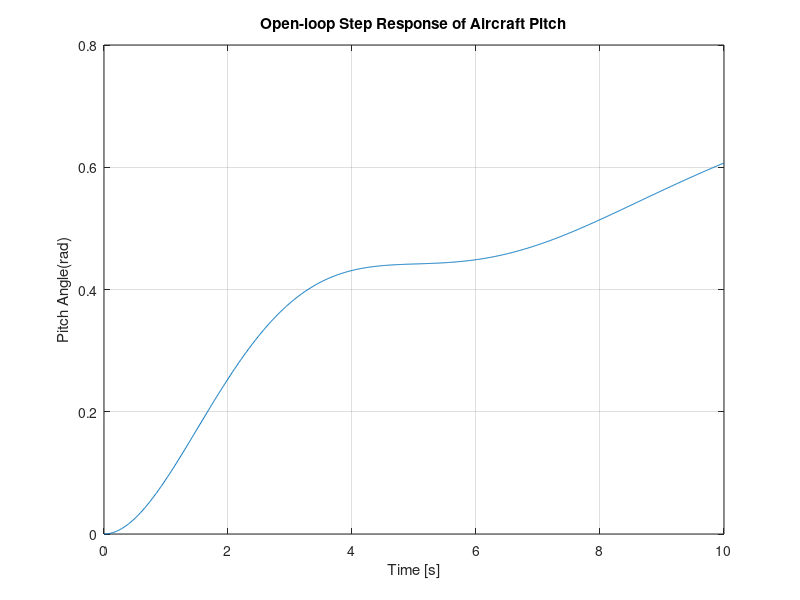
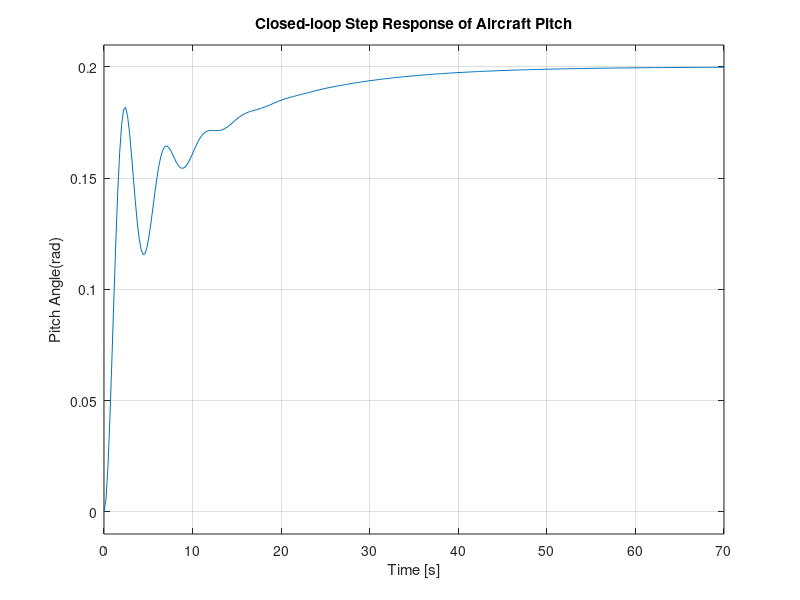

Source code (MATLAB) for these figures, in order: (Note: this script raises an error after producing the figures.)
%% EE 471 Final Project: Aircraft Pitch
% 
%  Name: Brandon Serna, Grace Hutchison, Erik Perales
%  Student ID: 011956215
%  Date:  12/20/2020

%% Aircraft Pitch: System Modeling
clear clc 
close all
clearvars

% Transfer Function of the System
s = tf('s');
P_aircraft = (1.151*s + 0.1774)/(s^3 + .739*s^2 +0.921*s);
% Transfer Function of the aircraft pitch system

inputs = {'S(delta)'};
outputs = {'theta'};

set(P_aircraft,'InputName',inputs)
set(P_aircraft,'OutputName',outputs)

P_aircraft

%%
% State-Space Representation of the System

A = [ -0.313   56.7 0;
      -0.0139 -0.426 0;
           0   56.7 0];
% System Matrix

B = [0.232; 0.0203; 0];
% Input Matrix

C = [0 0 1];
% Output Matrix

D = 0;
% Feedforward Matrix

states = {'alpha' 'q' 'theta'};
inputs = {'S(delta)'};
outputs = {'theta'};
sys_ss = ss(A,B,C,D,'statename',states,'inputname',inputs,'outputname',outputs)
aircraft_pitch = tf(sys_ss)

%% Aircraft Pitch: System Analysis
clear clc 
close all
clearvars
s = tf('s');
P_aircraft = (1.151*s + 0.1774)/(s^3 + .739*s^2 +0.921*s)
% Transfer Function of the aircraft pitch system
%%
% Open-Loop Response

t = [0:0.01:10];
figure()
step(0.2*P_aircraft,t);
axis([0 10 0 0.8]);
ylabel('Pitch Angle(rad)');
title('Open-loop Step Response of Aircraft Pitch');
% Plots the open-loop step response of the system
Poles = pole(P_aircraft)
% Poles of the open-loop aircraft pitch system
Zeros = zero(P_aircraft)
% Zeros of the open-loop aircraft pitch system

%%
% Closed-Loop Response
cl_sys = feedback(P_aircraft,1)
% Closed-Loop TF of the aircraft pitch system
figure()
step(0.2*cl_sys);
ylabel('Pitch Angle(rad)');
title('Closed-loop Step Response of Aircraft Pitch');
Poles = pole(cl_sys)
Zeros = zero(cl_sys)
% Poles and zeros of the closed-loop aircraft pitch system
stepinfo(0.2*cl_sys)
%%
% Closed-Loop Response in Time Domain
s = tf('s');
R = 0.2/s;
% Step w/ a magnitude of 0.2
Ys = zpk(cl_sys*R);
% System Output due to a step
[r,p,k] = residue(0.2*[1.151 0.1774],[1 0.739 2.072 0.1774 0])
[num,den] = residue(r(1:2),p(1:2),k);
tf(num,den);
syms s
Ys = (0.2/s) - (0.0881/(s+0.08805)) - ((0.1121*s + 0.08071)/(s^2 + 0.6509*s +2.015));
% Partial Fraction Expansion of our system
yt = ilaplace(Ys)
% Calculating the time domain represenation of our system 
t = [0:0.1:70];
yt = 0.2 - 0.0881*exp(-0.08805*t) - exp(-0.3255*t).*(0.1121*cos(1.3816*t)+0.0320*sin(1.3816*t));
figure()
plot(t,yt)
xlabel('Time(sec)');
ylabel('Pitch Angle(rad)');
title('Closed-loop Step Response of Aircraft Pitch');

%% Aircraft Pitch: PID Controller Design
clear clc 
close all
clearvars

s = tf('s');
P_aircraft = (1.151*s + 0.1774)/(s^3 + .739*s^2 +0.921*s);
% Plant of our aircraft pitch system
controlSystemDesigner(P_aircraft);

%% Aircraft Pitch: Root Locus Design
clear clc 
close all
clearvars

s = tf('s');
P_aircraft = (1.151*s + 0.1774)/(s^3 + .739*s^2 +0.921*s);
%controlSystemDesigner('rlocus',P_aircraft);
Cp = 900*(s+1.8)/(s+65);
Ls = P_aircraft*Cp;
Ts = feedback(Ls,1);
stepinfo(0.2*Ts)
%% Aircraft Pitch: Frequency Domain Design
clear clc 
close all
clearvars
s = tf('s');
P_aircraft = (1.151*s + 0.1774)/(s^3 + .739*s^2 +0.921*s);
% Plant of our aircraft pitch system
figure()
margin(P_aircraft)
% Frequency Response of the Open-Loop system
grid
Ts = feedback(P_aircraft,1);
% Closed-Loop Transfer Function of our system
figure()
step(0.2*Ts);
% Closed-Loop Step Response of our system 
%%
% Lead Compensator Design
K = 10;
figure()
margin(K*P_aircraft) 
grid
Ts = feedback(K*P_aircraft,1);
figure()
step(0.2*Ts), 
grid
title('Closed-Loop Step Response of Aircraft Pitch with K = 10')

%%
%
OS = 5;
K = 10;
zeta = (-log(OS/100))/(sqrt(pi^2 + (log(OS/100))^2))
phase_marg = zeta*100
% Desired PM
alpha = (1-sind(65))/(1+sind(65))
mag_wc = 20*log10(1/sqrt(alpha))
% @ -13dB, wm = 7.41
wm = 7.41
% New crossover frequency
T = 1/(wm*sqrt(alpha))
Cs= K*(T*s + 1)/(alpha*T*s + 1)
% Lead Compensator
figure()
margin(Cs*P_aircraft)
grid
sys_cl = feedback(Cs*P_aircraft,1);
figure()
step(0.2*sys_cl)
xlim([0 10])
grid
title('Closed-loop Step Response of Aircraft Pitch with Lead Compensator')
stepinfo(0.2*sys_cl)

%%
%
alpha = (1-sind(70))/(1+sind(70))
mag_wc = 20*log10(1/sqrt(alpha))
% @-15db, wmax is approximatley 8.2
wm = 8.2
T = 1/(wm*sqrt(alpha))
Cs= K*(T*s + 1)/(alpha*T*s + 1)
% New lead compensator
figure()
margin(Cs*P_aircraft)
grid
sys_cl = feedback(Cs*P_aircraft,1);
figure()
step(0.2*sys_cl)
xlim([0 5])
grid
title('Closed-loop Step Response of Aircraft Pitch with Lead Compensator')
stepinfo(0.2*sys_cl)

%% Aircraft Pitch: State Space Methods
clear clc 
close all
clearvars

% State-Space Representation of the System
A = [ -0.313   56.7 0;
      -0.0139 -0.426 0;
           0   56.7 0];
% System Matrix
B = [0.232; 0.0203; 0];
% Input Matrix
C = [0 0 1];
% Output Matrix
D = 0;
% Feedforward Matrix
air_pitch = ss(A,B,C,D)
% State-Space Model of our Aircraft Pitch system
Co = ctrb(air_pitch)
% Controllability Matrix of our system
rank(Co)
% Rank of our controllability matrix


%%
% Pole Placement Implementation

Ts = 1;   % Settling Time
OS = 5;  % Percent Overshoot
zeta = (-log(OS/100))/(sqrt(pi^2 + (log(OS/100))^2));
wn = 4/(zeta*Ts);

P = [-20+20.4i -20-20.4i -0.154];
% Desired closed-loop pole placements
K = place(A,B,P)
% Gain matrix
Ac = [(A-B*K)];
N = 1/(C*((-Ac)^-1)*B)
% Precompensation Gain
cl_sys = ss(Ac,N*B,C,D);
% State-Space Model of Closed-Loop System 
step(.2*cl_sys);
ylabel('Pitch Angle(rad)');
title('Closed-Loop Step Response of Aircraft Pitch System: Pole Placement');
stepinfo(cl_sys)
%%
% LQR Implementation
p = 55;
% State-Cost Weighting Factor
Q = p*C'*C;
R = 1;
% Control Weighting Factor
K = lqr(A,B,Q,R)
% Gain matrix
Ac = [(A-B*K)];
kr = 1/(C*((-Ac)^-1)*B)
% Prefilter
cl_sys = ss(Ac,kr*B,C,D);
step(0.2*cl_sys)
ylabel('Pitch Angle(rad)');
title('Closed-Loop Step Response of Aircraft Pitch System: LQR');
stepinfo(0.2*cl_sys)



